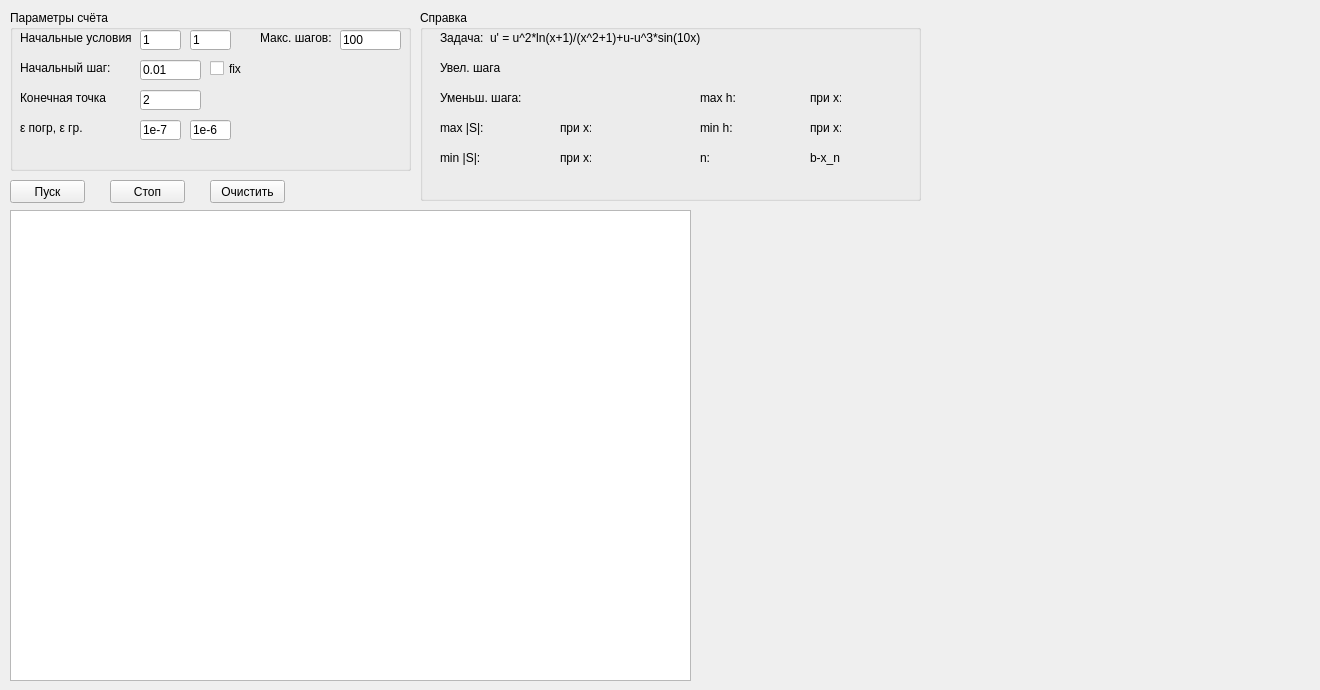
    <widget class="QWidget" name="task1">
     <attribute name="title">
      <string>Основная задача #1</string>
     </attribute>
     <widget class="QGroupBox" name="info_2">
      <property name="geometry">
       <rect>
        <x>420</x>
        <y>10</y>
        <width>501</width>
        <height>191</height>
       </rect>
      </property>
      <property name="title">
       <string>Справка</string>
      </property>
      <widget class="QLabel" name="tasklb_2">
       <property name="enabled">
        <bool>true</bool>
       </property>
       <property name="geometry">
        <rect>
         <x>20</x>
         <y>20</y>
         <width>51</width>
         <height>16</height>
        </rect>
       </property>
       <property name="text">
        <string>Задача: </string>
       </property>
      </widget>
      <widget class="QLabel" name="stepUplb_2">
       <property name="geometry">
        <rect>
         <x>20</x>
         <y>50</y>
         <width>61</width>
         <height>16</height>
        </rect>
       </property>
       <property name="text">
        <string>Увел. шага</string>
       </property>
      </widget>
      <widget class="QLabel" name="stepDwnlb_2">
       <property name="geometry">
        <rect>
         <x>20</x>
         <y>80</y>
         <width>81</width>
         <height>16</height>
        </rect>
       </property>
       <property name="text">
        <string>Уменьш. шага:</string>
       </property>
      </widget>
      <widget class="QLabel" name="stepUp_2">
       <property name="geometry">
        <rect>
         <x>100</x>
         <y>50</y>
         <width>91</width>
         <height>16</height>
        </rect>
       </property>
       <property name="text">
        <string/>
       </property>
      </widget>
      <widget class="QLabel" name="stepDwn_2">
       <property name="geometry">
        <rect>
         <x>100</x>
         <y>80</y>
         <width>91</width>
         <height>16</height>
        </rect>
       </property>
       <property name="text">
        <string/>
       </property>
      </widget>
      <widget class="QLabel" name="task_2">
       <property name="geometry">
        <rect>
         <x>70</x>
         <y>20</y>
         <width>231</width>
         <height>16</height>
        </rect>
       </property>
       <property name="text">
        <string>u' = u^2*ln(x+1)/(x^2+1)+u-u^3*sin(10x)</string>
       </property>
      </widget>
      <widget class="QLabel" name="maxSlb_2">
       <property name="geometry">
        <rect>
         <x>20</x>
         <y>110</y>
         <width>47</width>
         <height>16</height>
        </rect>
       </property>
       <property name="text">
        <string>max |S|:</string>
       </property>
      </widget>
      <widget class="QLabel" name="maxS_2">
       <property name="geometry">
        <rect>
         <x>70</x>
         <y>110</y>
         <width>61</width>
         <height>16</height>
        </rect>
       </property>
       <property name="text">
        <string/>
       </property>
      </widget>
      <widget class="QLabel" name="xmaxSlb_2">
       <property name="geometry">
        <rect>
         <x>140</x>
         <y>110</y>
         <width>31</width>
         <height>16</height>
        </rect>
       </property>
       <property name="text">
        <string>при x:</string>
       </property>
      </widget>
      <widget class="QLabel" name="xmaxS_2">
       <property name="geometry">
        <rect>
         <x>180</x>
         <y>110</y>
         <width>61</width>
         <height>16</height>
        </rect>
       </property>
       <property name="text">
        <string/>
       </property>
      </widget>
      <widget class="QLabel" name="minSlb_2">
       <property name="geometry">
        <rect>
         <x>20</x>
         <y>140</y>
         <width>47</width>
         <height>16</height>
        </rect>
       </property>
       <property name="text">
        <string>min |S|:</string>
       </property>
      </widget>
      <widget class="QLabel" name="minS_2">
       <property name="geometry">
        <rect>
         <x>70</x>
         <y>140</y>
         <width>61</width>
         <height>16</height>
        </rect>
       </property>
       <property name="text">
        <string/>
       </property>
      </widget>
      <widget class="QLabel" name="xminSlb_2">
       <property name="geometry">
        <rect>
         <x>140</x>
         <y>140</y>
         <width>31</width>
         <height>16</height>
        </rect>
       </property>
       <property name="text">
        <string>при x:</string>
       </property>
      </widget>
      <widget class="QLabel" name="xminS_2">
       <property name="geometry">
        <rect>
         <x>180</x>
         <y>140</y>
         <width>61</width>
         <height>16</height>
        </rect>
       </property>
       <property name="text">
        <string/>
       </property>
      </widget>
      <widget class="QLabel" name="avgS_2">
       <property name="geometry">
        <rect>
         <x>106</x>
         <y>170</y>
         <width>71</width>
         <height>16</height>
        </rect>
       </property>
       <property name="text">
        <string/>
       </property>
      </widget>
      <widget class="QLabel" name="maxHlb_2">
       <property name="geometry">
        <rect>
         <x>280</x>
         <y>80</y>
         <width>41</width>
         <height>16</height>
        </rect>
       </property>
       <property name="text">
        <string>max h:</string>
       </property>
      </widget>
      <widget class="QLabel" name="maxH_2">
       <property name="geometry">
        <rect>
         <x>320</x>
         <y>80</y>
         <width>61</width>
         <height>16</height>
        </rect>
       </property>
       <property name="text">
        <string/>
       </property>
      </widget>
      <widget class="QLabel" name="xmaxHlb_2">
       <property name="geometry">
        <rect>
         <x>390</x>
         <y>80</y>
         <width>31</width>
         <height>16</height>
        </rect>
       </property>
       <property name="text">
        <string>при x:</string>
       </property>
      </widget>
      <widget class="QLabel" name="xmaxH_2">
       <property name="geometry">
        <rect>
         <x>430</x>
         <y>80</y>
         <width>61</width>
         <height>16</height>
        </rect>
       </property>
       <property name="text">
        <string/>
       </property>
      </widget>
      <widget class="QLabel" name="xminHlb_2">
       <property name="geometry">
        <rect>
         <x>390</x>
         <y>110</y>
         <width>31</width>
         <height>16</height>
        </rect>
       </property>
       <property name="text">
        <string>при x:</string>
       </property>
      </widget>
      <widget class="QLabel" name="xminH_2">
       <property name="geometry">
        <rect>
         <x>430</x>
         <y>110</y>
         <width>61</width>
         <height>16</height>
        </rect>
       </property>
       <property name="text">
        <string/>
       </property>
      </widget>
      <widget class="QLabel" name="minHlb_2">
       <property name="geometry">
        <rect>
         <x>280</x>
         <y>110</y>
         <width>41</width>
         <height>16</height>
        </rect>
       </property>
       <property name="text">
        <string>min h:</string>
       </property>
      </widget>
      <widget class="QLabel" name="minH_2">
       <property name="geometry">
        <rect>
         <x>320</x>
         <y>110</y>
         <width>61</width>
         <height>16</height>
        </rect>
       </property>
       <property name="text">
        <string/>
       </property>
      </widget>
      <widget class="QLabel" name="n_2">
       <property name="geometry">
        <rect>
         <x>320</x>
         <y>140</y>
         <width>61</width>
         <height>16</height>
        </rect>
       </property>
       <property name="text">
        <string/>
       </property>
      </widget>
      <widget class="QLabel" name="xmaxE_2">
       <property name="geometry">
        <rect>
         <x>420</x>
         <y>80</y>
         <width>71</width>
         <height>16</height>
        </rect>
       </property>
       <property name="text">
        <string/>
       </property>
      </widget>
      <widget class="QLabel" name="nlb_2">
       <property name="geometry">
        <rect>
         <x>280</x>
         <y>140</y>
         <width>41</width>
         <height>16</height>
        </rect>
       </property>
       <property name="text">
        <string>n:</string>
       </property>
      </widget>
      <widget class="QLabel" name="ebrdlb_2">
       <property name="geometry">
        <rect>
         <x>390</x>
         <y>140</y>
         <width>31</width>
         <height>16</height>
        </rect>
       </property>
       <property name="text">
        <string>b-x_n:</string>
       </property>
      </widget>
      <widget class="QLabel" name="ebrd_2">
       <property name="geometry">
        <rect>
         <x>430</x>
         <y>140</y>
         <width>61</width>
         <height>16</height>
        </rect>
       </property>
       <property name="text">
        <string/>
       </property>
      </widget>
     </widget>
     <widget class="QPushButton" name="startCount_2">
      <property name="geometry">
       <rect>
        <x>10</x>
        <y>180</y>
        <width>75</width>
        <height>23</height>
       </rect>
      </property>
      <property name="text">
       <string>Пуск</string>
      </property>
     </widget>
     <widget class="QPushButton" name="clear_2">
      <property name="geometry">
       <rect>
        <x>210</x>
        <y>180</y>
        <width>75</width>
        <height>23</height>
       </rect>
      </property>
      <property name="text">
       <string>Очистить</string>
      </property>
     </widget>
     <widget class="QGroupBox" name="Params_2">
      <property name="geometry">
       <rect>
        <x>10</x>
        <y>10</y>
        <width>401</width>
        <height>161</height>
       </rect>
      </property>
      <property name="title">
       <string>Параметры счёта</string>
      </property>
      <widget class="QLineEdit" name="maxStepfd_2">
       <property name="geometry">
        <rect>
         <x>330</x>
         <y>20</y>
         <width>61</width>
         <height>20</height>
        </rect>
       </property>
       <property name="text">
        <string>100</string>
       </property>
      </widget>
      <widget class="QLabel" name="epslb_2">
       <property name="geometry">
        <rect>
         <x>10</x>
         <y>110</y>
         <width>71</width>
         <height>16</height>
        </rect>
       </property>
       <property name="text">
        <string>ε погр, ε гр.</string>
       </property>
      </widget>
      <widget class="QLineEdit" name="epsBrdfd_2">
       <property name="geometry">
        <rect>
         <x>180</x>
         <y>110</y>
         <width>41</width>
         <height>20</height>
        </rect>
       </property>
       <property name="text">
        <string>1e-6</string>
       </property>
      </widget>
      <widget class="QLabel" name="steplb_2">
       <property name="geometry">
        <rect>
         <x>10</x>
         <y>50</y>
         <width>91</width>
         <height>16</height>
        </rect>
       </property>
       <property name="text">
        <string>Начальный шаг:</string>
       </property>
      </widget>
      <widget class="QLabel" name="maxSteplb_2">
       <property name="geometry">
        <rect>
         <x>250</x>
         <y>20</y>
         <width>81</width>
         <height>16</height>
        </rect>
       </property>
       <property name="text">
        <string>Макс. шагов:</string>
       </property>
      </widget>
      <widget class="QLineEdit" name="stepfd_2">
       <property name="geometry">
        <rect>
         <x>130</x>
         <y>50</y>
         <width>61</width>
         <height>20</height>
        </rect>
       </property>
       <property name="text">
        <string>0.01</string>
       </property>
      </widget>
      <widget class="QLineEdit" name="epsCtrlfd_2">
       <property name="geometry">
        <rect>
         <x>130</x>
         <y>110</y>
         <width>41</width>
         <height>20</height>
        </rect>
       </property>
       <property name="text">
        <string>1e-7</string>
       </property>
      </widget>
      <widget class="QLabel" name="startpointlb_2">
       <property name="geometry">
        <rect>
         <x>10</x>
         <y>20</y>
         <width>111</width>
         <height>16</height>
        </rect>
       </property>
       <property name="text">
        <string>Начальные условия:</string>
       </property>
      </widget>
      <widget class="QCheckBox" name="isStepFixedch_2">
       <property name="geometry">
        <rect>
         <x>200</x>
         <y>50</y>
         <width>41</width>
         <height>17</height>
        </rect>
       </property>
       <property name="text">
        <string>fix</string>
       </property>
      </widget>
      <widget class="QLineEdit" name="u0fd_2">
       <property name="geometry">
        <rect>
         <x>180</x>
         <y>20</y>
         <width>41</width>
         <height>20</height>
        </rect>
       </property>
       <property name="text">
        <string>1</string>
       </property>
      </widget>
      <widget class="QLineEdit" name="endfd_2">
       <property name="geometry">
        <rect>
         <x>130</x>
         <y>80</y>
         <width>61</width>
         <height>20</height>
        </rect>
       </property>
       <property name="text">
        <string>2</string>
       </property>
       <property name="echoMode">
        <enum>QLineEdit::Normal</enum>
       </property>
       <property name="dragEnabled">
        <bool>false</bool>
       </property>
       <property name="readOnly">
        <bool>false</bool>
       </property>
       <property name="clearButtonEnabled">
        <bool>false</bool>
       </property>
      </widget>
      <widget class="QLabel" name="endlb_2">
       <property name="geometry">
        <rect>
         <x>10</x>
         <y>80</y>
         <width>91</width>
         <height>16</height>
        </rect>
       </property>
       <property name="text">
        <string>Конечная точка</string>
       </property>
      </widget>
      <widget class="QLineEdit" name="x0fd_2">
       <property name="geometry">
        <rect>
         <x>130</x>
         <y>20</y>
         <width>41</width>
         <height>20</height>
        </rect>
       </property>
       <property name="text">
        <string>1</string>
       </property>
      </widget>
     </widget>
     <widget class="QCustomPlot" name="errGraph_2" native="true">
      <property name="enabled">
       <bool>true</bool>
      </property>
      <property name="geometry">
       <rect>
        <x>930</x>
        <y>10</y>
        <width>381</width>
        <height>191</height>
       </rect>
      </property>
     </widget>
     <widget class="QTableWidget" name="tableWidget_2">
      <property name="geometry">
       <rect>
        <x>10</x>
        <y>210</y>
        <width>681</width>
        <height>471</height>
       </rect>
      </property>
     </widget>
     <widget class="QPushButton" name="stopCount_2">
      <property name="geometry">
       <rect>
        <x>110</x>
        <y>180</y>
        <width>75</width>
        <height>23</height>
       </rect>
      </property>
      <property name="text">
       <string>Стоп</string>
      </property>
     </widget>
     <widget class="QCustomPlot" name="graph_2" native="true">
      <property name="geometry">
       <rect>
        <x>700</x>
        <y>210</y>
        <width>611</width>
        <height>471</height>
       </rect>
      </property>
     </widget>
    </widget>
